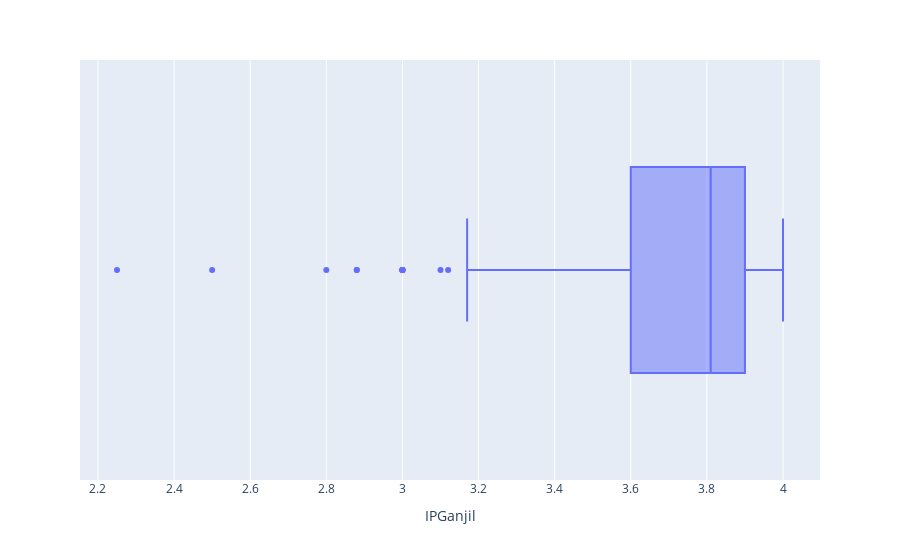

This figure's notebook cell:
### Code cell
# Mengetahui persebaran data untuk IP Ganjil
fig = px.box(dataGanjil, x = "IPGanjil")
fig.show()

### Figure 1 — Plotly figure (JSON) as saved in the notebook; plotly's stock layout.template omitted (floating-point values rounded to 4 significant figures; data arrays with more than 128 entries replaced by an {"elided": "..."} marker saying what was removed)
{"data": [{"alignmentgroup": "True", "hovertemplate": "IPGanjil=%{x}<extra></extra>", "legendgroup": "", "marker": {"color": "#636efa"}, "name": "", "notched": false, "offsetgroup": "", "orientation": "h", "showlegend": false, "type": "box", "x": {"elided": "210 float values"}, "x0": " ", "xaxis": "x", "y0": " ", "yaxis": "y"}], "layout": {"boxmode": "group", "legend": {"tracegroupgap": 0}, "margin": {"t": 60}, "xaxis": {"anchor": "y", "domain": [0, 1], "title": {"text": "IPGanjil"}}, "yaxis": {"anchor": "x", "domain": [0, 1]}}}
